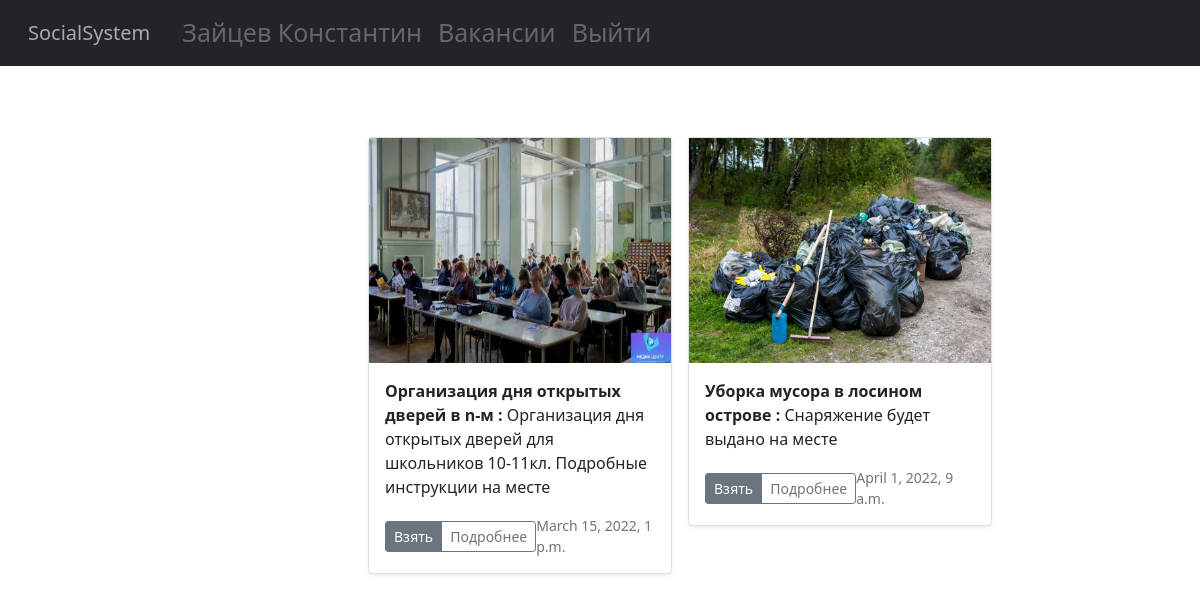
Page /tasks/ (signed in) on the committed database.
### main/models.py (models this page shows, shortened)
class Task(models.Model):
    id = models.IntegerField(auto_created=True, primary_key=True, serialize=False, verbose_name='id')
    organization = models.ForeignKey(User, on_delete=models.CASCADE, related_name="task", null=True)
    user = models.ManyToManyField(User, related_name="user", null=True, blank=True)
    name = models.CharField(max_length=128)
    beginning = models.DateTimeField(default=timezone.now, null=True)
    photo = models.ImageField(upload_to=user_directory_path, verbose_name="Фото", null=True)
    geocode = models.CharField(max_length=128)
    description = models.CharField(max_length=1024)
    award = models.IntegerField(default=0)
    limiter = models.IntegerField(default=1)
    complete = models.BooleanField(default=False)

### main/views.py (the view)
# urls.py: path("tasks/", views.tasks, name="tasks"),
@login_required(login_url='login')
def tasks(response):
    tasks = list(Task.objects.all())
    User.objects.get(id=response.user.id)
    org = response.user.groups.all()[0].name == 'organization'
    return render(response, "main/tasks.html", {"tasks": tasks, 'org': org})

### main/templates/main/tasks.html (shortened to what this page needs)
{% extends 'main/base.html' %}
{% block content %}
<div class="album py-5">
    <div class="container">
        <div class="row row-cols-1 row-cols-sm-2 row-cols-md-2 g-3">
            {% for task in tasks %}
            <div class="col">
                <div class="card shadow-sm">
                    {% if task.photo %}
                        <img src="{{task.photo.url}}" height="225" width="100%">
                    {% else %}
                    <svg class="bd-placeholder-img card-img-top" width="100%" height="225"
                         xmlns="http://www.w3.org/2000/svg" role="img" aria-label="Placeholder: Thumbnail"
                         preserveAspectRatio="xMidYMid slice" focusable="false"><title>Placeholder</title>
                        <rect width="100%" height="100%" fill="#99595c"></rect>
                    </svg>
                    {% endif %}
                    <div class="card-body">
                        <p class="card-text"><strong>{{task.name}} :</strong> {{task.description}}</p>
                        <div class="d-flex justify-content-between align-items-center">
                            <div class="btn-group">
                                <a class="btn btn-sm btn-secondary" href="/tasks/{{task.id}}" role="button">Взять</a>
                                <a class="btn btn-sm btn-outline-secondary" href="/tasks/{{task.id}}" role="button">Подробнее</a>
                            </div>
                            <small class="text-muted">{{task.beginning}}</small>
                        </div>
                    </div>
                </div>
            </div>
            {% endfor %}
        </div>
    </div>
</div>
{% endblock %}

### main/templates/main/base.html (shortened to what this page needs)
<!DOCTYPE html>
<html lang="en">
<head>
    <link href="https://cdn.jsdelivr.net/npm/bootstrap@5.1.3/dist/css/bootstrap.min.css" rel="stylesheet"
>
</head>
<body>
<nav class="navbar bg-dark navbar-expand-md fixed-top">
    <div class="container-fluid">
        <a class="navbar-brand" href="/">SocialSystem</a>
        <div class="collapse navbar-collapse" id="navbarCollapse">
            <ul class="navbar-nav me-auto mb-2 mb-md-0">
                {% if user.is_authenticated %}
                <li class="nav-item">
                    <a class="nav-link active" aria-current="page" href="/user_info/{{user.id}}">{{user.last_name}} {{user.first_name}}</a>
                </li>
                <li class="nav-item">
                    <a class="nav-link" href="/tasks">Вакансии</a>
                </li>
                <li class="nav-item">
                    <a class="nav-link" href="/logout">Выйти</a>
                </li>
                {% endif %}
            </ul>
        </div>
    </div>
</nav>
<div id="content" name="content" class="main">
    <div class="row justify-content-center">
        <div class="col-8">
            <h1 class="mt-2">My Site</h1>
            {% block content %}
            {% endblock %}
        </div>
    </div>
</div>
</body>
</html>

### main/templates/main/base.html (style rules this page uses)
.nav-item a { padding:6px 8px 6px 16px; font-size:25px; color: #666666; }
.navbar-brand { padding:6px 8px 6px 16px; font-size:40px; color: #AAAAAA; }
.main { margin-left:160px; padding: 0px 10px; }

### rows in the picture
Task: photo (picture), name "Организация дня открытых дверей в n-м", description "Организация дня открытых дверей для школьников 10-11кл. Подробные инструкции на месте", beginning "March 15, 2022, 1 p.m."
Task: photo (picture), name "Уборка мусора в лосином острове", description "Снаряжение будет выдано на месте", beginning "April 1, 2022, 9 a.m."

### other values in the picture
{{ user.last_name }} "Зайцев"
{{ user.first_name }} "Константин"
